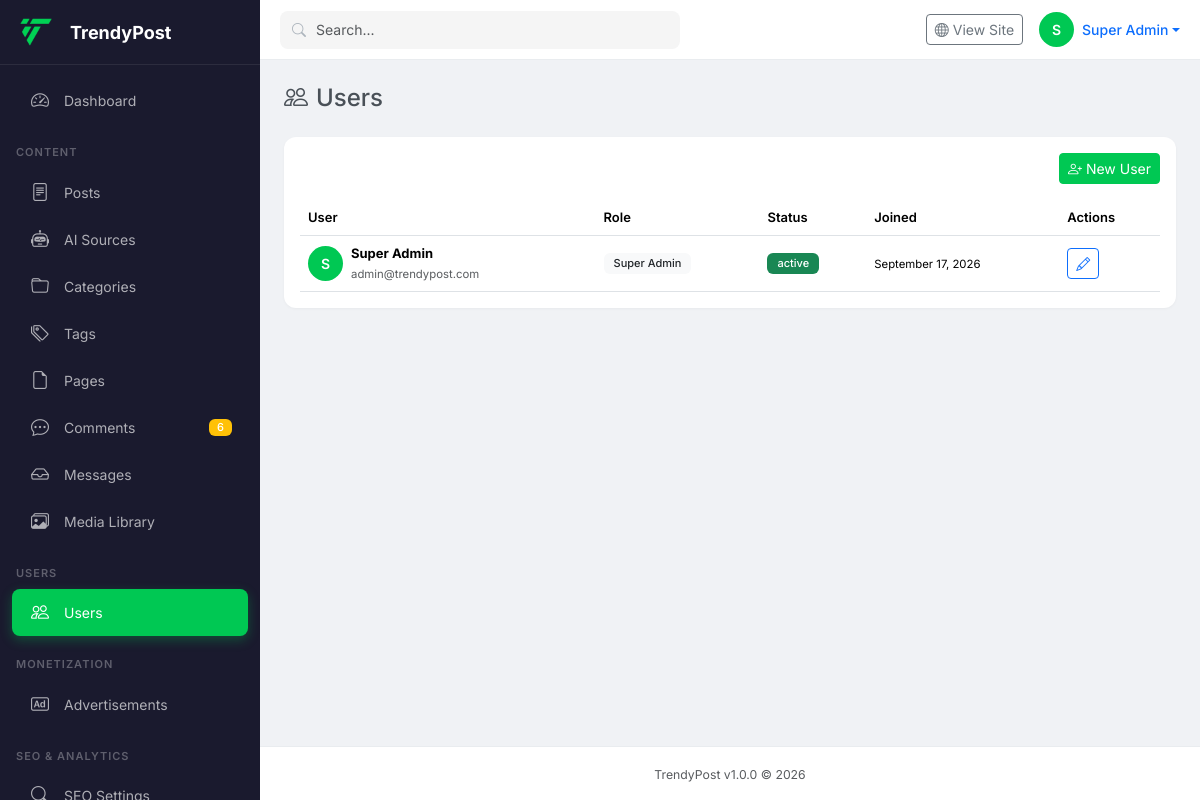
Screenshot of /admin/admin/?route=users (signed in) with the database file from the repository.
### tables this page shows
CREATE TABLE users (
    id INT UNSIGNED AUTO_INCREMENT PRIMARY KEY,
    username VARCHAR(50) NOT NULL UNIQUE,
    email VARCHAR(100) NOT NULL UNIQUE,
    password_hash VARCHAR(255) NOT NULL,
    display_name VARCHAR(100),
    first_name VARCHAR(50),
    last_name VARCHAR(50),
    avatar VARCHAR(255),
    bio TEXT,
    role_id INT UNSIGNED NOT NULL DEFAULT 6,
    status ENUM('active','inactive','banned','pending') DEFAULT 'pending',
    email_verified TINYINT(1) DEFAULT 0,
    email_verified_at DATETIME,
    remember_token VARCHAR(100),
    reset_token VARCHAR(100),
    reset_expires DATETIME,
    last_login_at DATETIME,
    last_login_ip VARCHAR(45),
    login_attempts TINYINT UNSIGNED DEFAULT 0,
    locked_until DATETIME,
    google_id VARCHAR(100),
    facebook_id VARCHAR(100),
    twitter_id VARCHAR(100),
    seo_title VARCHAR(70),
    seo_description VARCHAR(160),
    social_links JSON,
    created_at TIMESTAMP DEFAULT CURRENT_TIMESTAMP,
    updated_at TIMESTAMP DEFAULT CURRENT_TIMESTAMP ON UPDATE CURRENT_TIMESTAMP,
    FOREIGN KEY (role_id) REFERENCES roles(id) ON DELETE RESTRICT,
    INDEX idx_email (email),
    INDEX idx_status (status),
    INDEX idx_role (role_id),
    INDEX idx_username (username)
);

CREATE TABLE roles (
    id INT UNSIGNED AUTO_INCREMENT PRIMARY KEY,
    name VARCHAR(50) NOT NULL UNIQUE,
    display_name VARCHAR(100) NOT NULL,
    description TEXT,
    permissions JSON,
    is_system TINYINT(1) DEFAULT 0,
    created_at TIMESTAMP DEFAULT CURRENT_TIMESTAMP,
    updated_at TIMESTAMP DEFAULT CURRENT_TIMESTAMP ON UPDATE CURRENT_TIMESTAMP,
    INDEX idx_name (name)
);

### includes/Helpers.php (called while the page is built, shortened)
<?php
function url(string $path = ''): string {
    return BASE_URL . ltrim($path, '/');
}
function image_url(string $filename): string {
    return IMAGES_URL . $filename;
}
function admin_url(string $path = ''): string {
    $path = trim($path, '/');
    $path = preg_replace('#^admin/?|^/admin/?#', '', $path);
    $base = rtrim(ADMIN_URL, '/');
    if (str_contains($path, '&') || str_contains($path, '=')) {
        return $base . '/?route=' . $path;
    }
    return $base . '/?route=' . $path;
}
function format_date(string $date, string $format = 'F j, Y'): string {
    return date($format, strtotime($date));
}

### includes/Database.php (called while the page is built, shortened)
<?php
class Database {
    private static ?PDO $instance = null;
    public static function getInstance(): PDO {
        if (self::$instance === null) {
            try {
                $dsn = "mysql:host=" . DB_HOST . ";dbname=" . DB_NAME . ";charset=" . DB_CHARSET;
                $options = [
                    PDO::ATTR_ERRMODE => APP_DEBUG ? PDO::ERRMODE_EXCEPTION : PDO::ERRMODE_SILENT,
                    PDO::ATTR_DEFAULT_FETCH_MODE => PDO::FETCH_ASSOC,
                    PDO::ATTR_EMULATE_PREPARES => false,
                    PDO::ATTR_PERSISTENT => true
                ];
                self::$instance = new PDO($dsn, DB_USER, DB_PASS, $options);
            } catch (PDOException $e) {
                error_log("Database connection failed: " . $e->getMessage());
                if (APP_DEBUG) {
                    die("Database connection failed: " . $e->getMessage());
                }
                die("Service temporarily unavailable. Please try again later.");
            }
        }
        return self::$instance;
    }
    private static function setConnectionDefaults(): void {
        try {
            self::$instance->exec("SET NAMES " . DB_CHARSET . " COLLATE " . DB_COLLATE);
            $phpTimezone = date_default_timezone_get();
            $timezoneOffset = self::getTimezoneOffset($phpTimezone);
            try {
                self::$instance->exec("SET time_zone = '" . $timezoneOffset . "'");
            } catch (PDOException $e) {
                try {
                    $offsetMinutes = self::getTimezoneOffsetMinutes($phpTimezone);
                    self::$instance->exec("SET time_zone = '" . $offsetMinutes . "'");
                    self::$timezone = $offsetMinutes;
                } catch (PDOException $e2) {
                    error_log("Could not set MySQL timezone: " . $e2->getMessage());
                    self::$timezone = '+00:00';
                }
            }
            self::$instance->exec("SET sql_mode = 'NO_ENGINE_SUBSTITUTION'");
        } catch (PDOException $e) {
            error_log("Failed to set connection defaults: " . $e->getMessage());
        }
    }
    private static function getTimezoneOffset(string $timezone): string {
        try {
            $dt = new DateTime('now', new DateTimeZone($timezone));
            $offset = $dt->getOffset();
            $hours = floor($offset / 3600);
            $minutes = abs(($offset % 3600) / 60);
            return sprintf('%+03d:%02d', $hours, $minutes);
        } catch (Exception $e) {
            error_log("Timezone offset calculation failed: " . $e->getMessage());
            return '+00:00';
        }
    }
    public static function query(string $sql, array $params = []): PDOStatement {
        $stmt = self::getInstance()->prepare($sql);
        $stmt->execute($params);
        return $stmt;
    }
    public static function fetchOne(string $sql, array $params = []): ?array {
        $stmt = self::query($sql, $params);
        $result = $stmt->fetch();
        return $result ?: null;
    }
    public static function fetchAll(string $sql, array $params = []): array {
        $stmt = self::query($sql, $params);
        return $stmt->fetchAll();
    }
    public static function fetchColumn(string $sql, array $params = []) {
        $stmt = self::query($sql, $params);
        return $stmt->fetchColumn();
    }
    public static function count(string $table, string $where = '1=1', array $params = []): int {
        $sql = "SELECT COUNT(*) FROM `{$table}` WHERE {$where}";
        return (int) self::fetchColumn($sql, $params);
    }
}

### includes/Auth.php (called while the page is built, shortened)
<?php
require_once INCLUDES_PATH . 'Database.php';
require_once INCLUDES_PATH . 'Helpers.php';
class Auth {
    private static ?array $currentUser = null;
    private static ?array $currentRole = null;
    public static function init(): void {
        if (!empty($_SESSION['user_id'])) {
            self::loadUser($_SESSION['user_id']);
        }
    }
    public static function check(): bool {
        return self::$currentUser !== null && self::$currentUser['status'] === 'active';
    }
    public static function user(): ?array {
        return self::$currentUser;
    }
    public static function roleName(): string {
        return self::$currentRole['name'] ?? 'guest';
    }
    public static function hasRole(string|array $roles): bool {
        $roles = is_array($roles) ? $roles : [$roles];
        return in_array(self::roleName(), $roles);
    }
    public static function isSuperAdmin(): bool {
        return self::hasRole('super_admin');
    }
    public static function isAdmin(): bool {
        return self::hasRole(['super_admin', 'admin']);
    }
    public static function isProtectedUser(?array $user): bool {
        if (($user['role_name'] ?? '') === 'super_admin') {
            return true;
        }
        return intval($user['role_id'] ?? 0) === 1;
    }
    private static function loadUser(int $userId): void {
        $user = Database::fetchOne(
            "SELECT u.*, r.name as role_name, r.display_name as role_display, r.permissions as role_perms
             FROM users u
             JOIN roles r ON u.role_id = r.id
             WHERE u.id = ? LIMIT 1",
            [$userId]
        );
        self::$currentUser = $user;
        self::$currentRole = [
            'id' => $user['role_id'],
            'name' => $user['role_name'],
            'display_name' => $user['role_display']
        ];
    }
}

### admin/users/index.php (the view, shortened to what this page needs)
<?php
$action = $_GET['action'] ?? 'index';
$users = Database::fetchAll("SELECT u.*, r.name as role_name, r.display_name as role_display FROM users u JOIN roles r ON u.role_id = r.id ORDER BY u.created_at DESC LIMIT 50");
$roles = Database::fetchAll("SELECT * FROM roles ORDER BY id");
$editUser = ($action === 'edit' && !empty($_GET['id'])) ? User::getById(intval($_GET['id'])) : null;
$assignableRoles = array_values(array_filter($roles, function ($r) {
    return Auth::isSuperAdmin() || intval($r['id']) !== 1;
}));
include ADMIN_PATH . 'layout/header.php';
?>
<div class="d-flex justify-content-between align-items-center mb-4 flex-wrap gap-2"><h4 class="mb-0"><i class="bi bi-people me-2"></i>Users</h4></div>
<?php if($action === 'create'): ?>
<div class="card border-0"><div class="card-body">
    <h6 class="mb-3">Create User</h6>
    <form method="POST"><input type="hidden" name="_token" value="<?php echo csrf_token(); ?>">
    <div class="mb-3"><label class="form-label">Username</label><input type="text" name="username" class="form-control" required></div>
    <div class="mb-3"><label class="form-label">Email</label><input type="email" name="email" class="form-control" required></div>
    <div class="mb-3"><label class="form-label">Display Name</label><input type="text" name="display_name" class="form-control"></div>
    <div class="mb-3"><label class="form-label">Password</label><input type="password" name="password" class="form-control" required minlength="8"></div>
    <div class="mb-3"><label class="form-label">Confirm Password</label><input type="password" name="password_confirm" class="form-control" required></div>
    <div class="mb-3"><label class="form-label">Role</label><select name="role_id" class="form-select"><?php foreach($assignableRoles as $r): ?><option value="<?php echo $r['id']; ?>"><?php echo esc($r['display_name']); ?></option><?php endforeach; ?></select></div>
    <button type="submit" class="btn btn-success">Create User</button><a href="<?php echo admin_url('users'); ?>" class="btn btn-outline-secondary">Cancel</a>
    </form>
</div></div>
<?php else: ?>
<div class="card border-0"><div class="card-body">
    <div class="d-flex justify-content-between mb-3 flex-wrap gap-2"><div></div><a href="<?php echo admin_url('users&action=create'); ?>" class="btn btn-success btn-sm"><i class="bi bi-person-plus me-1"></i>New User</a></div>
    <div class="table-responsive">
    <table class="table table-hover"><thead><tr><th>User</th><th>Role</th><th>Status</th><th>Joined</th><th>Actions</th></tr></thead>
    <tbody><?php foreach($users as $u): ?><tr>
        <td><div class="d-flex align-items-center gap-2"><div class="bg-success text-white rounded-circle d-flex align-items-center justify-content-center" style="width:35px;height:35px;font-size:14px;font-weight:600;background-color:var(--tp-primary)!important"><?php echo strtoupper(substr($u['display_name']??$u['username'],0,1)); ?></div><div><strong><?php echo $u['display_name']??$u['username']; ?></strong><br><small class="text-muted"><?php echo $u['email']; ?></small></div></div></td>
        <td><span class="badge bg-light text-dark"><?php echo $u['role_display']; ?></span></td>
        <td><span class="badge bg-<?php echo $u['status']==='active'?'success':($u['status']==='banned'?'danger':'secondary'); ?>"><?php echo $u['status']; ?></span></td>
        <td><small><?php echo format_date($u['created_at']); ?></small></td>
        <td><?php $protected = Auth::isProtectedUser($u); $canManage = !$protected || Auth::isSuperAdmin(); if ($canManage): ?><a href="<?php echo admin_url('users&action=edit&id='.$u['id']); ?>" class="btn btn-sm btn-outline-primary"><i class="bi bi-pencil"></i></a><?php endif; ?> </td>
    </tr><?php endforeach; ?></tbody>
</table></div>
</div></div>
<?php endif; include ADMIN_PATH . 'layout/footer.php'; ?>

### admin/layout/header.php (shortened to what this page needs)
<?php if (!defined('ADMIN')) die('Direct access not permitted.');
$route = $_GET['route'] ?? 'dashboard';
$route = preg_replace('#^admin/?|^/admin/?#', '', $route);
if (!isset($stats)) {
    $stats = ['comments' => ['pending' => Database::count('comments', "status = 'pending'") ?? 0]];
}
?>
<!DOCTYPE html>
<html lang="en">
<head>
    <link href="https://cdn.jsdelivr.net/npm/bootstrap@5.3.2/dist/css/bootstrap.min.css" rel="stylesheet">
    <link href="https://cdn.jsdelivr.net/npm/bootstrap-icons@1.11.1/font/bootstrap-icons.css" rel="stylesheet">
    <link href="<?php echo ADMIN_ASSETS_URL; ?>admin.css?v=<?php echo APP_VERSION; ?>" rel="stylesheet">
</head>
<body class="admin-body">
<div class="admin-wrapper">
    <nav class="admin-sidebar" id="adminSidebar">
        <div class="sidebar-header">
            <a href="<?php echo admin_url('dashboard'); ?>" class="sidebar-brand">
                <img src="<?php echo image_url('trendypost-logo.png'); ?>" alt="TrendyPost" height="32" onerror="this.style.display='none';this.parentElement.innerHTML+='<span class=\'fw-bold text-white\'>TP</span>'">
                <span class="ms-2 fw-bold text-white">TrendyPost</span>
            </a>
        </div>
        <ul class="sidebar-nav">
            <li><a href="<?php echo admin_url('dashboard'); ?>" class="<?php echo $route==='dashboard'?'active':''; ?>"><i class="bi bi-speedometer2"></i> Dashboard</a></li>
            <li class="nav-section">CONTENT</li>
            <li><a href="<?php echo admin_url('posts'); ?>" class="<?php echo $route==='posts'?'active':''; ?>"><i class="bi bi-file-text"></i> Posts</a></li>
            <li><a href="<?php echo admin_url('ai-sources'); ?>" class="<?php echo $route==='ai-sources'?'active':''; ?>"><i class="bi bi-robot"></i> AI Sources</a></li>
            <li><a href="<?php echo admin_url('categories'); ?>" class="<?php echo $route==='categories'?'active':''; ?>"><i class="bi bi-folder"></i> Categories</a></li>
            <li><a href="<?php echo admin_url('tags'); ?>" class="<?php echo $route==='tags'?'active':''; ?>"><i class="bi bi-tags"></i> Tags</a></li>
            <li><a href="<?php echo admin_url('pages'); ?>" class="<?php echo $route==='pages'?'active':''; ?>"><i class="bi bi-file-earmark"></i> Pages</a></li>
            <li><a href="<?php echo admin_url('comments'); ?>" class="<?php echo $route==='comments'?'active':''; ?>"><i class="bi bi-chat-dots"></i> Comments<?php $pc = $stats['comments']['pending'] ?? 0; if ($pc): ?> <span class="badge bg-warning"><?php echo $pc; ?></span><?php endif; ?></a></li>
            <?php if (Auth::isAdmin() || Auth::can('contact.view')): ?>
            <li><a href="<?php echo admin_url('messages'); ?>" class="<?php echo $route==='messages'?'active':''; ?>"><i class="bi bi-inbox"></i> Messages</a></li>
            <?php endif; ?>
            <li><a href="<?php echo admin_url('media'); ?>" class="<?php echo $route==='media'?'active':''; ?>"><i class="bi bi-images"></i> Media Library</a></li>
            <li class="nav-section">USERS</li>
            <li><a href="<?php echo admin_url('users'); ?>" class="<?php echo $route==='users'?'active':''; ?>"><i class="bi bi-people"></i> Users</a></li>
            <li class="nav-section">MONETIZATION</li>
            <li><a href="<?php echo admin_url('ads'); ?>" class="<?php echo $route==='ads'?'active':''; ?>"><i class="bi bi-badge-ad"></i> Advertisements</a></li>
            <li class="nav-section">SEO & ANALYTICS</li>
            <li><a href="<?php echo admin_url('seo'); ?>" class="<?php echo $route==='seo'?'active':''; ?>"><i class="bi bi-search"></i> SEO Settings</a></li>
        </ul>
    </nav>
    <div class="admin-main">
        <header class="admin-topbar">
            <div class="topbar-search d-none d-md-block">
                <i class="bi bi-search"></i>
                <input type="text" placeholder="Search..." class="form-control form-control-sm">
            </div>
            <div class="topbar-actions ms-auto d-flex align-items-center gap-2 gap-md-3">
                <a href="<?php echo url(); ?>" target="_blank" class="btn btn-sm btn-outline-secondary"><i class="bi bi-globe"></i> <span class="d-none d-sm-inline">View Site</span></a>
                <div class="dropdown">
                    <a href="#" class="d-flex align-items-center text-decoration-none dropdown-toggle" data-bs-toggle="dropdown">
                        <div class="bg-success text-white rounded-circle d-flex align-items-center justify-content-center me-2" style="width:35px;height:35px;font-size:14px;font-weight:600;background-color:var(--tp-primary, #00C853)!important">
                            <?php echo strtoupper(substr(Auth::user()['display_name'] ?? 'A', 0, 1)); ?>
                        </div>
                        <span class="d-none d-md-block fw-medium"><?php echo Auth::user()['display_name'] ?? 'Admin'; ?></span>
                    </a>
                </div>
            </div>
        </header>
        <div class="admin-content">

### rows the page displays
users: display_name "S", display_name "Super Admin", email "admin@trendypost.com", role.display_name "Super Admin", status "active", created_at "September 17, 2026"

### other values shown
$pc "6"
APP_VERSION "1.0.0"
